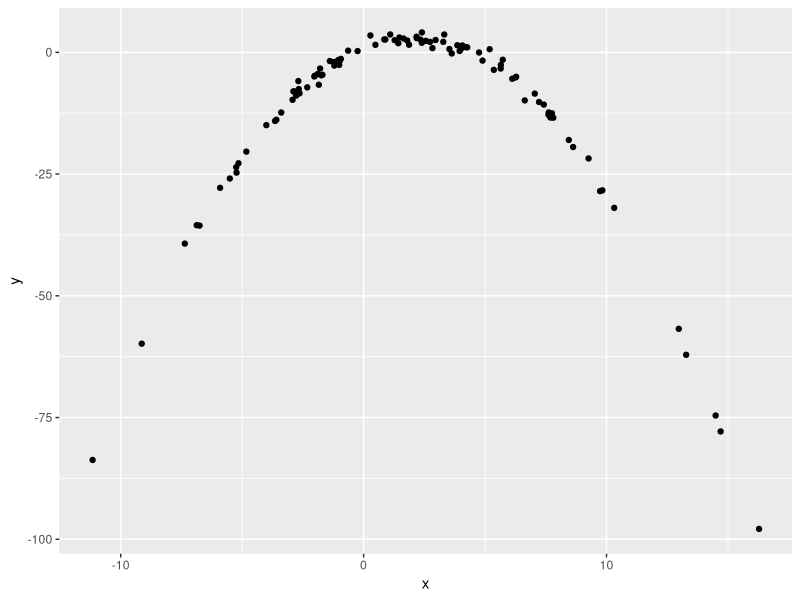

Here is the R script that generated this plot:
## ---- chunk 1
library(tidyverse)

df= tibble(
  x= rnorm(100,2,5),
  y=1+2*x-.5*x^2+rnorm(100)
)

df |>
  ggplot(aes(x=x,y=y))+
  geom_point()
